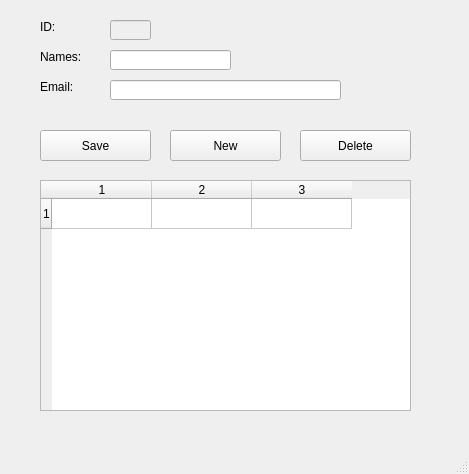
<?xml version="1.0" encoding="UTF-8"?>
<ui version="4.0">
 <class>MainWindow</class>
 <widget class="QMainWindow" name="MainWindow">
  <property name="geometry">
   <rect>
    <x>0</x>
    <y>0</y>
    <width>469</width>
    <height>474</height>
   </rect>
  </property>
  <property name="windowTitle">
   <string>CRUD PYTHON</string>
  </property>
  <widget class="QWidget" name="centralwidget">
   <widget class="QToolButton" name="btnSave">
    <property name="geometry">
     <rect>
      <x>40</x>
      <y>130</y>
      <width>111</width>
      <height>31</height>
     </rect>
    </property>
    <property name="text">
     <string>Save</string>
    </property>
   </widget>
   <widget class="QToolButton" name="btnDelete">
    <property name="geometry">
     <rect>
      <x>300</x>
      <y>130</y>
      <width>111</width>
      <height>31</height>
     </rect>
    </property>
    <property name="text">
     <string>Delete</string>
    </property>
   </widget>
   <widget class="QLabel" name="label">
    <property name="geometry">
     <rect>
      <x>40</x>
      <y>20</y>
      <width>47</width>
      <height>13</height>
     </rect>
    </property>
    <property name="text">
     <string>ID:</string>
    </property>
   </widget>
   <widget class="QLabel" name="label_2">
    <property name="geometry">
     <rect>
      <x>40</x>
      <y>50</y>
      <width>47</width>
      <height>13</height>
     </rect>
    </property>
    <property name="text">
     <string>Names:</string>
    </property>
   </widget>
   <widget class="QLabel" name="label_3">
    <property name="geometry">
     <rect>
      <x>40</x>
      <y>80</y>
      <width>47</width>
      <height>13</height>
     </rect>
    </property>
    <property name="text">
     <string>Email:</string>
    </property>
   </widget>
   <widget class="QLineEdit" name="txtID">
    <property name="enabled">
     <bool>false</bool>
    </property>
    <property name="geometry">
     <rect>
      <x>110</x>
      <y>20</y>
      <width>41</width>
      <height>20</height>
     </rect>
    </property>
   </widget>
   <widget class="QLineEdit" name="txtNames">
    <property name="geometry">
     <rect>
      <x>110</x>
      <y>50</y>
      <width>121</width>
      <height>20</height>
     </rect>
    </property>
   </widget>
   <widget class="QLineEdit" name="txtEmail">
    <property name="geometry">
     <rect>
      <x>110</x>
      <y>80</y>
      <width>231</width>
      <height>20</height>
     </rect>
    </property>
   </widget>
   <widget class="QTableWidget" name="tableData">
    <property name="geometry">
     <rect>
      <x>40</x>
      <y>180</y>
      <width>371</width>
      <height>231</height>
     </rect>
    </property>
    <property name="rowCount">
     <number>1</number>
    </property>
    <property name="columnCount">
     <number>3</number>
    </property>
    <row/>
    <column/>
    <column/>
    <column/>
   </widget>
   <widget class="QToolButton" name="btnNew">
    <property name="geometry">
     <rect>
      <x>170</x>
      <y>130</y>
      <width>111</width>
      <height>31</height>
     </rect>
    </property>
    <property name="text">
     <string>New</string>
    </property>
   </widget>
  </widget>
  <widget class="QMenuBar" name="menubar">
   <property name="geometry">
    <rect>
     <x>0</x>
     <y>0</y>
     <width>469</width>
     <height>21</height>
    </rect>
   </property>
  </widget>
  <widget class="QStatusBar" name="statusbar"/>
 </widget>
 <resources/>
 <connections/>
</ui>
